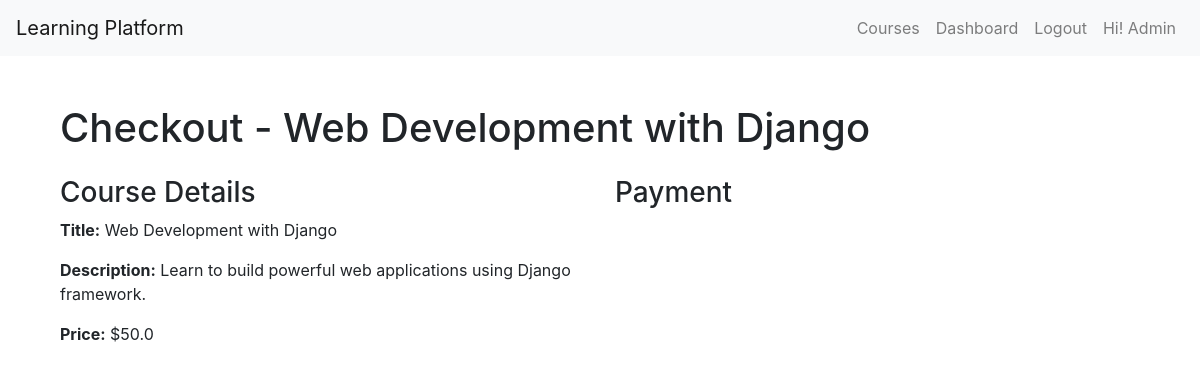
The app's page /courses/Web Development with Django/checkout/ (signed in) with its own data.
### users/models.py (models this page shows, shortened)
class User(AbstractBaseUser, PermissionsMixin):
    email = models.EmailField(unique=True)
    name = models.CharField(max_length=30, blank=True)
    is_active = models.BooleanField(default=True)
    is_staff = models.BooleanField(default=False)
    ROLE_CHOICES = (
        ('student', 'Student'),
        ('teacher', 'Teacher'),
    )
    role = models.CharField(max_length=7, choices=ROLE_CHOICES, default='student')
    objects = UserManager()
    USERNAME_FIELD = 'email'
    REQUIRED_FIELDS = []

### courses/models.py (models this page shows, shortened)
class Course(models.Model):
    course_id = models.AutoField(primary_key=True)
    name = models.CharField(max_length=50)
    description = models.CharField( max_length=120)
    created_at = models.DateTimeField(auto_now_add=True)
    updated_at = models.DateTimeField(auto_now=True)
    price = models.FloatField()
    teacher = models.ForeignKey("users.User", on_delete=models.CASCADE)

### payment_gateway/views.py (the view)
# urls.py: path("courses/<str:name>/checkout/",views.checkout,name='checkout'),
@login_required(login_url='login')
def checkout(request, *args, **kwargs):
    course_name = kwargs['name']
    course = Course.objects.get(name=course_name)
    return render(request, 'checkout.html', {'course': course})

### templates/checkout.html (shortened to what this page needs)
{% extends 'base.html' %}
{% block content %}
<div class="container mt-5">
    <h1 class="mb-4">Checkout - {{ course.name }}</h1>
    <div class="row">
        <div class="col-md-6">
            <h3>Course Details</h3>
            <p><strong>Title:</strong> {{ course.name }}</p>
            <p><strong>Description:</strong> {{ course.description }}</p>
            <p><strong>Price:</strong> ${{ course.price }}</p>
        </div>
        <div class="col-md-6">
            <h3>Payment</h3>
        </div>
    </div>
</div>
{% endblock %}

### templates/base.html (shortened to what this page needs)
<!DOCTYPE html>
<html lang="en">
<head>
    <link rel="stylesheet" href="https://stackpath.bootstrapcdn.com/bootstrap/4.5.2/css/bootstrap.min.css">
</head>
<body>
    <nav class="navbar navbar-expand-lg navbar-light bg-light">
        <a class="navbar-brand" href="{% url 'index' %}">Learning Platform</a>
        <div class="collapse navbar-collapse">
            <ul class="navbar-nav ml-auto">
                <li class="nav-item"><a class="nav-link" href="{% url 'course_list'%}">Courses</a></li>
                {% if user.is_authenticated %}
                    <li class="nav-item"><a class="nav-link" href="{% url 'dashboard'%}">Dashboard</a></li>
                    <li class="nav-item"><a class="nav-link" href="{% url 'logout' %}">Logout</a></li>
                    <li class="nav-item"><a class="nav-link" href="">Hi! {{ user.name }}</a></li>
                {% else %}
                    <li class="nav-item"><a class="nav-link" href="{% url 'login' %}">Login</a></li>
                    <li class="nav-item"><a class="nav-link" href="{% url 'signup' %}">Sign Up</a></li>
                {% endif %}
            </ul>
        </div>
    </nav>
    <div class="container mt-5">
        {% block content %}
        {% endblock %}
    </div>
</body>
</html>

### records on screen
User: name "Admin"
Course: name "Web Development with Django", description "Learn to build powerful web applications using Django framework.", price "50.0"
